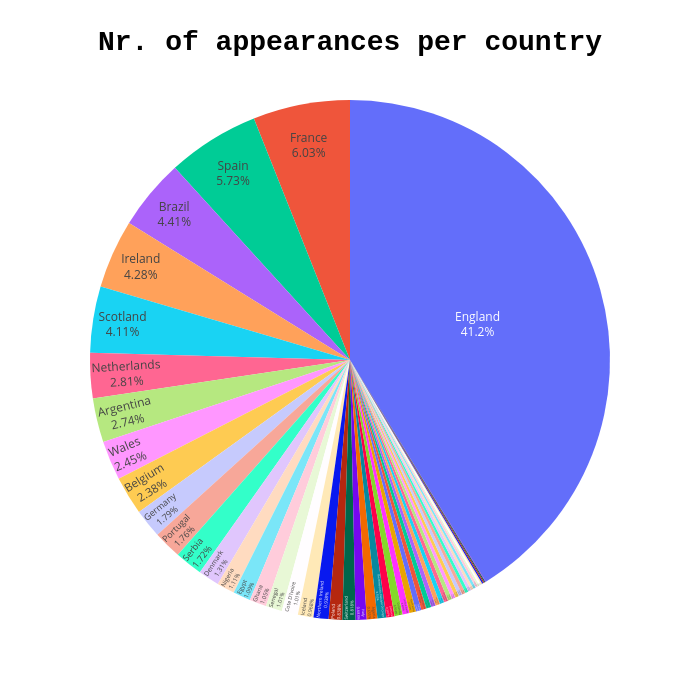

Write notebook code for a chart like this one.
### Markdown cell above
<a href="#top">Back to top</a>  

## 2. General Statistics <a class="anchor" id="2"></a>
### 2.1 Countries most represented in the EPL <a class="anchor" id="2.1"></a>

In any league it is normal to have more home-grown players than foreign palyers and the EPL is no different. The majority of the players are English. Other UK member countries will also likely have more representations. The question is which country comes next? The first thing that can be a factor is geographyical proximity. What comes after that would be likely to be determined by talent baring workpermit issue and visa-related challenges that could prevent some players from playing/working in the EPL. But that is a rarity. Below are the top three nations after home country (England) ranked by overall apprearances and further breakdown by players playing positions.

#### Summary most represented nations:

* Overall: 1st **France**, 2nd **Spain**, 3rd *Brazil*
* Goalkeepers: 1st **Spain**, 2nd Denmark, 3rd **France**
* Defenders: 1st **Spain**, 2nd Nederland, 3rd *Ireland*
* Midfielders: 1st *Scotland*, 2nd **France**, 3rd **Spain**
* Forwards: 1st *Brazil*, 2nd **France**, 3rd *Ireland*

**French** and **Spanish** players found their second home in England. Honorable mention to **Brazil**

### Code cell
import plotly.express as px

df = data

fig = px.pie(
    df,
    values='Appearances',
    names='Nationality',
    title='Countries represented in the EPL by number of appearances'
)

# text inside pie chart
fig.update_traces(
    textposition='inside',
    textinfo='percent+label'
)

# layout customization
fig.update_layout(
    title={
        'text': '<b>Nr. of appearances per country</b>',
        'x': 0.5,
        'xanchor': 'center',
        'font': {
            'color': 'black',
            'size': 28,
            'family': 'Courier New'
        }
    },
    width=700,
    height=700,
    showlegend=False
)

fig.show()

### Figure 1 — Plotly figure (JSON) as saved in the notebook; plotly's stock layout.template omitted (floating-point values rounded to 4 significant figures; data arrays with more than 128 entries replaced by an {"elided": "..."} marker saying what was removed)
{"data": [{"domain": {"x": [0, 1], "y": [0, 1]}, "hovertemplate": "Nationality=%{label}<br>Appearances=%{value}<extra></extra>", "labels": {"elided": "562 str values"}, "legendgroup": "", "name": "", "showlegend": true, "textinfo": "percent+label", "textposition": "inside", "type": "pie", "values": {"elided": "562 int values"}}], "layout": {"height": 700, "legend": {"tracegroupgap": 0}, "showlegend": false, "title": {"font": {"color": "black", "family": "Courier New", "size": 28}, "text": "<b>Nr. of appearances per country</b>", "x": 0.5, "xanchor": "center"}, "width": 700}}
